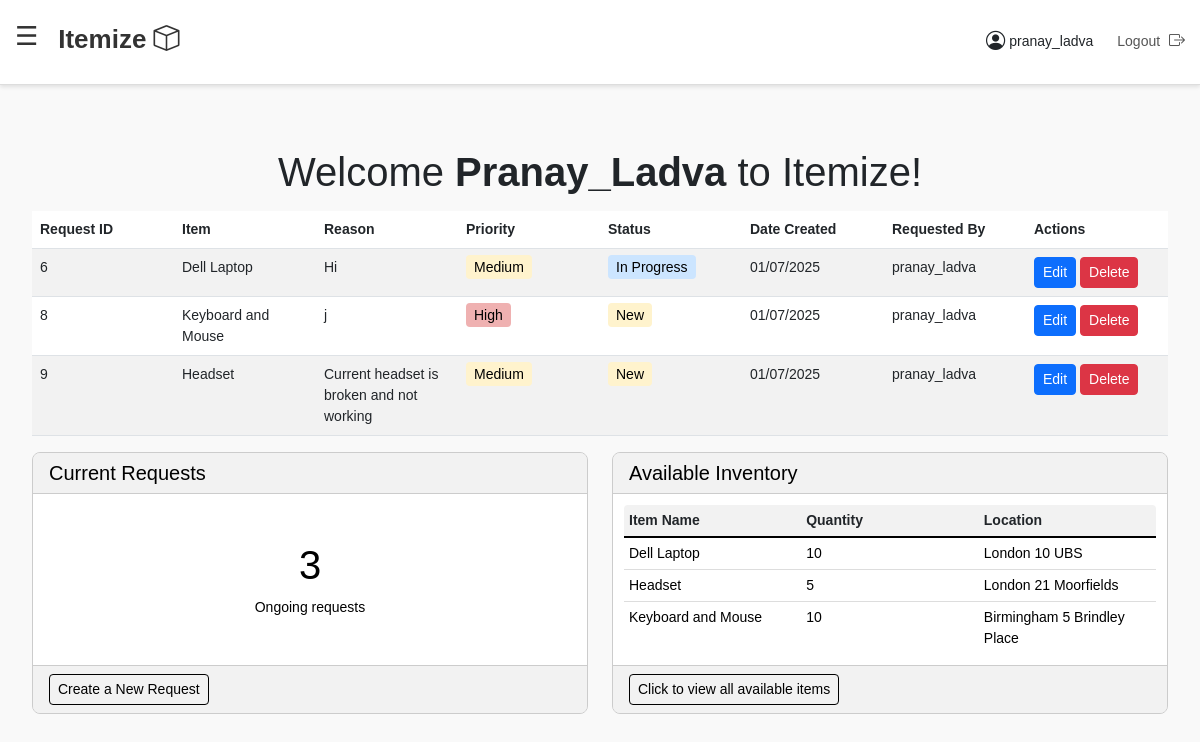
/dashboard/ (signed in), run on an earlier commit of the app's database.
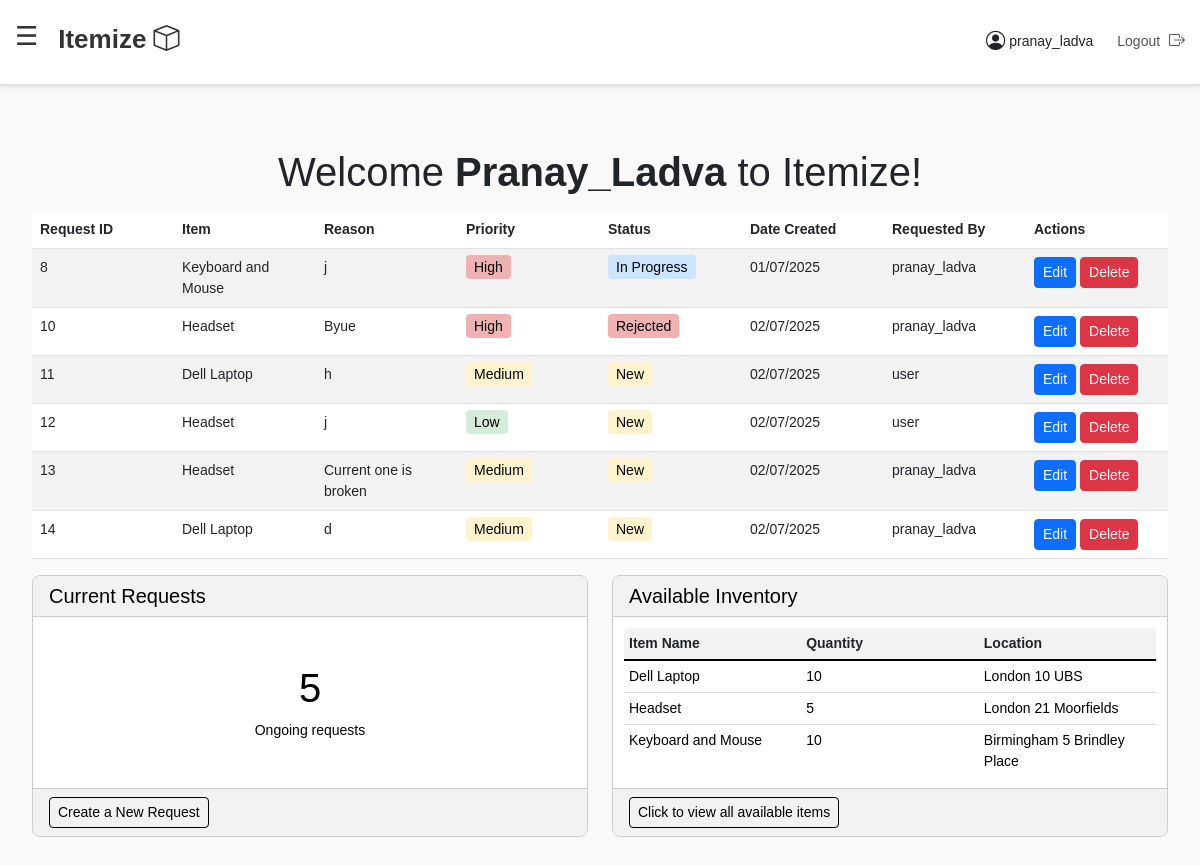
And on a later commit of the database.
### inventory/models.py (models this page shows, shortened)
class InventoryRequest(models.Model):
    STATUS_CHOICES = [
        ('New', 'New'),
        ('In Progress', 'In Progress'),
        ('Approved', 'Approved'),
        ('Rejected', 'Rejected'),
    ]
    item = models.ForeignKey(InventoryItem, on_delete=models.CASCADE)  # Link to InventoryItem
    reason = models.TextField()
    priority = models.CharField(max_length=10, choices=[('High', 'High'), ('Medium', 'Medium'), ('Low', 'Low')])
    requested_by = models.ForeignKey(User, on_delete=models.CASCADE)  # Link to User
    status = models.CharField(max_length=20, choices=STATUS_CHOICES, default='New')
    created_at = models.DateTimeField(auto_now_add=True)
    class Meta:
        verbose_name = 'Inventory Request'
        verbose_name_plural = 'Inventory Requests'
        db_table = 'inventory_request'

class InventoryItem(models.Model):
    name = models.CharField(max_length=100)
    category = models.CharField(max_length=100)
    quantity = models.PositiveIntegerField(default=0)
    location = models.CharField(max_length=100)
    description = models.TextField(blank=True)
    added = models.DateTimeField(auto_now_add=True)
    class Meta:
        verbose_name = 'Inventory Item'
        verbose_name_plural = 'Inventory Items'
        db_table = 'inventory_item'

### inventory/views.py (the view)
# urls.py: path('dashboard/', views.dashboard, name='dashboard'),  # Dashboard
@login_required
def dashboard(request):
    if request.user.is_staff:
        requests = InventoryRequest.objects.all()
        current_requests_count = InventoryRequest.objects.exclude(status__in=['Approved', 'Rejected']).count()
        is_admin = True
    else:
        requests = InventoryRequest.objects.filter(requested_by=request.user)
        current_requests_count = InventoryRequest.objects.filter(
            requested_by=request.user
        ).exclude(status__in=['Approved', 'Rejected']).count()
        is_admin = False
    available_inventories = InventoryItem.objects.all()[:3]
    context = {
        'requests': requests,
        'current_requests_count': current_requests_count,
        'available_inventories': available_inventories,
        'is_admin': is_admin,
        'user_name': request.user.username if request.user.is_authenticated else "Guest"
    }
    return render(request, 'dashboard.html', context)

### templates/dashboard.html (shortened to what this page needs)
{% extends 'base.html' %}
{% block content %}
    <div class="container-fluid mt-5">
    <h1 class="text-center" style="margin-top: 5px; margin-bottom: 15px">Welcome <strong>{{ user.username|title }}</strong> to Itemize!
    </h1>
    <table class="table table-striped">
        <thead>
        <tr>
            <th>Request ID</th>
            <th>Item</th>
            <th>Reason</th>
            <th>Priority</th>
            <th>Status</th>
            <th>Date Created</th>
            <th>Requested By</th>
            {% if is_admin %}
                <th>Actions</th>
            {% endif %}
        </tr>
        </thead>
        <tbody>
        {% for req in requests %}
            <tr>
                <td>{{ req.id }}</td>
                <td>{{ req.item.name }}</td>
                <td>{{ req.reason }}</td>
                <td>
                <span class="{% if req.priority == 'Low' %}priority-low
                              {% elif req.priority == 'Medium' %}priority-medium
                              {% elif req.priority == 'High' %}priority-high{% endif %}">
                    {{ req.priority }}
                </span>
                </td>
                <td>
                <span class="{% if req.status == 'New' %}status-new
                              {% elif req.status == 'In Progress' %}status-in-progress
                              {% elif req.status == 'Approved' %}status-approved
                              {% elif req.status == 'Rejected' %}status-rejected{% endif %}">
                    {{ req.status }}
                </span>
                </td>
                <td>{{ req.created_at|date:"d/m/Y" }}</td>
                <td>{{ req.requested_by.username }}</td>
                {% if is_admin %}
                    <td>
                        <a href="{% url 'edit_request' req.id %}" class="btn btn-primary btn-sm">Edit</a>
                        <a href="{% url 'delete_request' req.id %}" class="btn btn-danger btn-sm">Delete</a>
                    </td>
                {% endif %}
            </tr>
        {% empty %}
            <tr>
                <td colspan="7" class="text-center">No requests found.</td>
            </tr>
        {% endfor %}
        </tbody>
    </table>
    <div class="row mb-4">
    <div class="col-md-6">
        <div class="card h-100"
             style="background-color: #f2f2f2; border: 1px solid #ccc; border-radius: 8px; overflow: hidden;">
            <div class="card-header" style="background-color: #f2f2f2; color: black; border-bottom: 1px solid #ccc;">
                <h5 class="card-title mb-0">Current Requests</h5>
            </div>
            <div class="card-body d-flex flex-column align-items-center justify-content-center"
                 style="background-color: white;">
                <h1 style="color: black;">{{ current_requests_count }}</h1>
                <p class="card-text" style="color: black;">Ongoing requests</p>
            </div>
            <div class="card-footer" style="background-color: #f2f2f2; border-top: 1px solid #ccc;">
                <a href="{% url 'create_request' %}" class="btn btn-sm"
                   style="border: 1px solid black; color: black; background-color: transparent; transition: 0.3s;"
                   onmouseover="this.style.backgroundColor='black'; this.style.color='white';"
                   onmouseout="this.style.backgroundColor='transparent'; this.style.color='black';">Create a New
                    Request</a>
            </div>
        </div>
    </div>
    <div class="col-md-6">
        <div class="card h-100"
             style="background-color: #f2f2f2; border: 1px solid #ccc; border-radius: 8px; overflow: hidden;">
            <div class="card-header" style="background-color: #f2f2f2; color: black; border-bottom: 1px solid #ccc;">
                <h5 class="card-title mb-0">Available Inventory</h5>
            </div>
            <div class="card-body" style="background-color: white; padding: 10px;">
                {% if available_inventories|length > 0 %}
                    <table style="width: 100%; border-collapse: collapse; background-color: white; border-radius: 5px; overflow: hidden; border: 1px solid #ddd;">
                        <thead style="background-color: #f2f2f2;">
                        <tr>
                            <th style="text-align: left; padding: 5px; border-bottom: 2px solid black;">Item Name</th>
                            <th style="text-align: left; padding: 5px; border-bottom: 2px solid black;">Quantity</th>
                            <th style="text-align: left; padding: 5px; border-bottom: 2px solid black;">Location</th>
                        </tr>
                        </thead>
                        <tbody>
                        {% for item in available_inventories|slice:":3" %}
                            <tr>
                                <td style="padding: 5px; border-bottom: 1px solid #ddd; color: black;">{{ item.name }}</td>
                                <td style="padding: 5px; border-bottom: 1px solid #ddd; color: black;">{{ item.quantity }}</td>
                                <td style="padding: 5px; border-bottom: 1px solid #ddd; color: black;">{{ item.location }}</td>
                            </tr>
                        {% endfor %}
                        </tbody>
                    </table>
                {% else %}
                    <p style="text-align: center; color: black; margin: 10px 0;">No inventory available</p>
                {% endif %}
            </div>
            <div class="card-footer" style="background-color: #f2f2f2; border-top: 1px solid #ccc;">
                <a href="{% url 'available_inventory' %}" class="btn btn-sm"
                   style="border: 1px solid black; color: black; background-color: transparent; transition: 0.3s;"
                   onmouseover="this.style.backgroundColor='black'; this.style.color='white';"
                   onmouseout="this.style.backgroundColor='transparent'; this.style.color='black';">Click to view all
                    available items</a>
            </div>
        </div>
    </div>
{% endblock %}

### templates/base.html (shortened to what this page needs)
<!DOCTYPE html>
<html lang="en">
<head>
    <link href="https://cdn.jsdelivr.net/npm/bootstrap@5.3.0/dist/css/bootstrap.min.css" rel="stylesheet">
    <link href="https://cdnjs.cloudflare.com/ajax/libs/font-awesome/6.4.0/css/all.min.css" rel="stylesheet">
    <link href="https://cdn.jsdelivr.net/npm/bootstrap-icons/font/bootstrap-icons.css" rel="stylesheet">
</head>
<body>
<nav class="navbar d-flex align-items-center justify-content-between">
    <div>
        <span id="hamburgerIcon" class="hamburger-icon">☰</span>
        <a href="{% url 'dashboard' %}" class="navbar-brand ms-3">
            Itemize <i class="bi bi-box"></i>
        </a>
    </div>
    <div class="d-flex align-items-center">
        <span class="profile-section d-flex align-items-center me-4">
            <i class="bi bi-person-circle me-1" style="font-size: 1.2rem;"></i>
            {{ request.user.username }}
        </span>
        <a href="{% url 'logout' %}" class="logout">
            Logout <i class="bi bi-box-arrow-right"></i>
        </a>
    </div>
</nav>
<div class="main-content">
    {% block content %}
    {% endblock %}
</div>
</body>
</html>

### templates/base.html (style rules this page uses)
table { table-layout: fixed; width: 100%; }
th, td { text-align: left; vertical-align: top; }
body { margin: 0; font-size: 14px; font-family: Arial, sans-serif; background-color: #f9f9f9; }
.navbar { background-color: #ffffff; box-shadow: 0 2px 4px rgba(0, 0, 0, 0.1); border-bottom: 1px solid #ddd; padding: 20px 15px; position: fixed; top: 0; left: 0; width: 100%; z-index: 1000; }
.navbar .navbar-brand { font-size: 26px; font-weight: bold; color: #333; text-decoration: none; }
.profile-section, .logout { font-size: 14px; }
.logout i { margin-left: 5px; font-size: 16px; }
.hamburger-icon { font-size: 26px; cursor: pointer; position: relative; top: -7.5px; color: #333; }
.main-content { margin-top: 80px; padding: 20px; }
.logout { font-size: 14px; text-decoration: none; color: #555; margin-top: -1.9px; }
.profile-section { margin-top: 0px; }
.hamburger-icon { font-size: 26px; cursor: pointer; position: relative; top: -7.5px; vertical-align: middle; user-select: none; color: #333; }

### templates/dashboard.html (style rules this page uses)
.priority-low { background-color: #d4edda; color: #000000; padding: 4px 8px; border-radius: 4px; }
.priority-medium { background-color: #fff3cd; color: #000000; padding: 4px 8px; border-radius: 4px; }
.priority-high { background-color: #efb1b1; color: #000000; padding: 4px 8px; border-radius: 4px; }
.status-new { background-color: #fff3cd; color: #000000; padding: 4px 8px; border-radius: 4px; }
.status-in-progress { background-color: #cce5ff; color: #000000; padding: 4px 8px; border-radius: 4px; }
.status-rejected { background-color: #efb1b1; color: #000000; padding: 4px 8px; border-radius: 4px; }

What changed in the data, as far as the page shows it:
removed InventoryRequest: id "6", item.name "Dell Laptop", reason "Hi", priority "Medium", status "In Progress", created_at "01/07/2025", requested_by.username "pranay_ladva"
removed InventoryRequest: id "9", item.name "Headset", reason "Current headset is broken and not working", priority "Medium", status "New", created_at "01/07/2025", requested_by.username "pranay_ladva"
changed InventoryRequest "Keyboard and Mouse": status "New" → "In Progress"
added InventoryRequest: id "10", item.name "Headset", reason "Byue", priority "High", status "Rejected", created_at "02/07/2025", requested_by.username "pranay_ladva"
added InventoryRequest: id "11", item.name "Dell Laptop", reason "h", priority "Medium", status "New", created_at "02/07/2025", requested_by.username "user"
added InventoryRequest: id "12", item.name "Headset", reason "j", priority "Low", status "New", created_at "02/07/2025", requested_by.username "user"
added InventoryRequest: id "13", item.name "Headset", reason "Current one is broken", priority "Medium", status "New", created_at "02/07/2025", requested_by.username "pranay_ladva"
added InventoryRequest: id "14", item.name "Dell Laptop", reason "d", priority "Medium", status "New", created_at "02/07/2025", requested_by.username "pranay_ladva"
Also different on the page:
{{ current_requests_count }}: "3" → "5"
